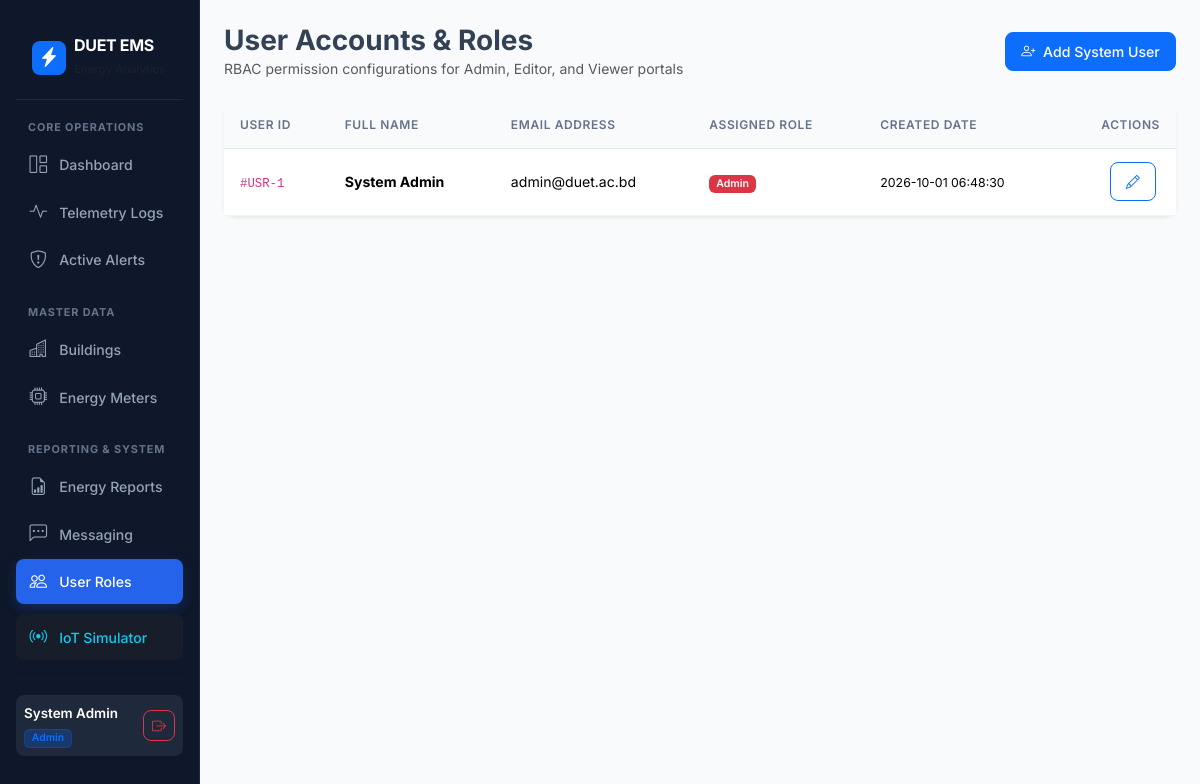
/users.php (signed in), run on the app's committed database.
### tables this page shows
CREATE TABLE IF NOT EXISTS users (
    user_id INT AUTO_INCREMENT PRIMARY KEY,
    full_name VARCHAR(100) NOT NULL,
    email VARCHAR(100) NOT NULL UNIQUE,
    role ENUM('Admin', 'Editor', 'Viewer') DEFAULT 'Viewer',
    password VARCHAR(255) NOT NULL,
    created_at TIMESTAMP DEFAULT CURRENT_TIMESTAMP
);

### users.php (the view, shortened to what this page needs)
<?php
require_once 'config/db.php';
require_once 'includes/header.php';
$users = $pdo->query("SELECT * FROM users ORDER BY user_id DESC")->fetchAll();
?>
<div class="d-flex justify-content-between align-items-center mb-4">
    <div>
        <h3 class="fw-bold mb-0">User Accounts & Roles</h3>
        <p class="text-muted small mb-0">RBAC permission configurations for Admin, Editor, and Viewer portals</p>
    </div>
    <button class="btn btn-primary" data-bs-toggle="modal" data-bs-target="#createUserModal">
        <i class="bi bi-person-plus me-1"></i> Add System User
    </button>
</div>
<div class="card border-0 shadow-sm">
    <div class="table-responsive">
        <table class="table table-hover align-middle mb-0">
            <thead class="table-light">
                <tr>
                    <th>User ID</th>
                    <th>Full Name</th>
                    <th>Email Address</th>
                    <th>Assigned Role</th>
                    <th>Created Date</th>
                    <th class="text-end">Actions</th>
                </tr>
            </thead>
            <tbody>
                <?php foreach ($users as $u): ?>
                <tr>
                    <td><code>#USR-<?= $u['user_id'] ?></code></td>
                    <td><strong><?= htmlspecialchars($u['full_name']) ?></strong></td>
                    <td><?= htmlspecialchars($u['email']) ?></td>
                    <td>
                        <span class="badge bg-<?= $u['role'] === 'Admin' ? 'danger' : ($u['role'] === 'Editor' ? 'primary' : 'secondary') ?>">
                            <?= $u['role'] ?>
                        </span>
                    </td>
                    <td><small><?= $u['created_at'] ?></small></td>
                    <td class="text-end">
                        <button class="btn btn-sm btn-outline-primary me-1" data-bs-toggle="modal" data-bs-target="#editUser<?= $u['user_id'] ?>">
                            <i class="bi bi-pencil"></i>
                        </button>
                    </td>
                </tr>
                <?php endforeach; ?>
            </tbody>
        </table>
    </div>
</div>
<?php require_once 'includes/footer.php'; ?>

### includes/header.php (style rules this page uses)
:root { --bs-body-font-family: 'Inter', system-ui, -apple-system, sans-serif; --sidebar-bg: #0f172a; --sidebar-hover: #1e293b; --sidebar-text: #94a3b8; --sidebar-active-bg: #2563eb; --body-bg: #f8fafc; --card-border: #e2e8f0; }
body { background-color: var(--body-bg); font-family: var(--bs-body-font-family); color: #334155; -webkit-font-smoothing: antialiased; }
.card { border: 1px solid var(--card-border); border-radius: 12px; box-shadow: 0 1px 3px 0 rgba(0, 0, 0, 0.04), 0 1px 2px -1px rgba(0, 0, 0, 0.04); }
.table thead th { font-size: 0.75rem; font-weight: 600; text-transform: uppercase; letter-spacing: 0.05em; color: #64748b; background-color: #f8fafc; border-bottom: 1px solid #e2e8f0; padding: 0.85rem 1rem; }
.table tbody td { font-size: 0.88rem; padding: 0.85rem 1rem; vertical-align: middle; border-bottom: 1px solid #f1f5f9; }
.btn { border-radius: 8px; font-weight: 500; font-size: 0.88rem; padding: 0.5rem 0.95rem; }
.badge { font-weight: 600; padding: 0.35em 0.65em; border-radius: 6px; }

### data on the page
users: user_id "1", full_name "System Admin", email "admin@duet.ac.bd", role "Admin", created_at "2026-10-01 06:48:30"

### other printed values
$_SESSION['full_name'] "System Admin"
$_SESSION['role'] "Admin"
